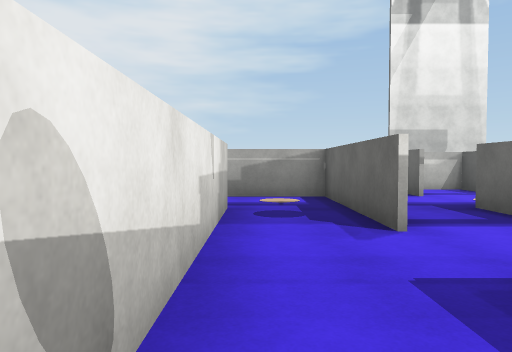
View 1 (above)

24 first-person views from a walk through a Unity game level. The camera is 1.4 m above the floor, tilts 2° down and sees 70° across. The floor is counted in squares, 2 m on a side. Each view is taken from the middle of a square. On the plan, view 1 faces up. The plan holds only what a view shows up to about 11 squares ahead; the rest is blank. The place goes on beyond the plan. The player is left out. Surface patterns are stand-ins for the level's own textures.

View 2
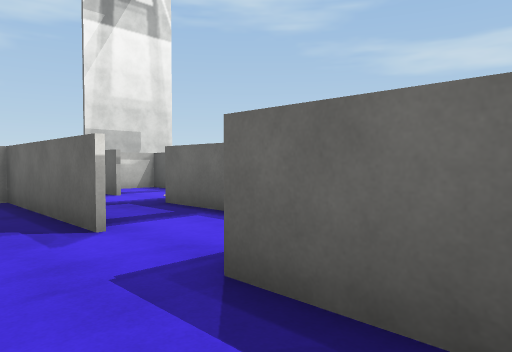

View 3
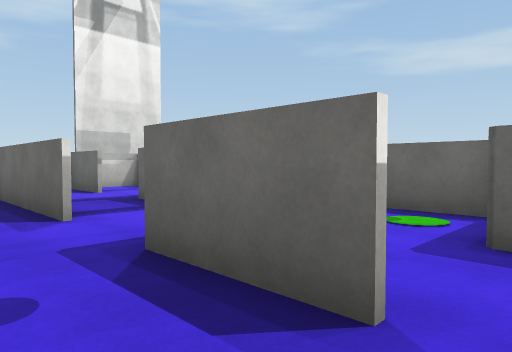

View 4
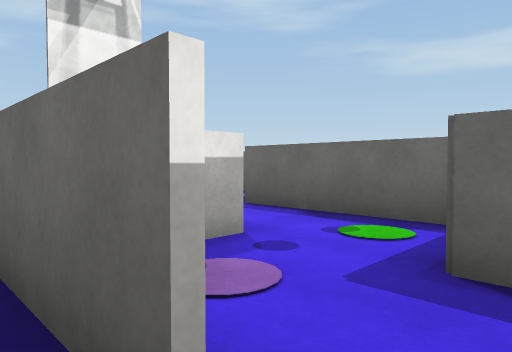

View 5
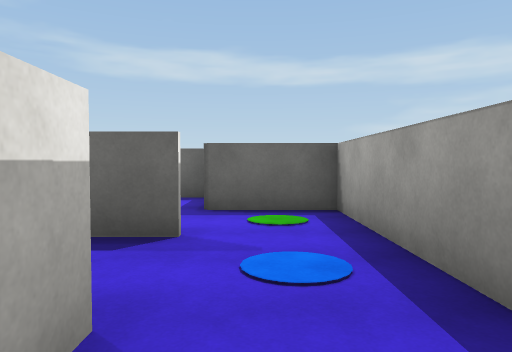

View 6
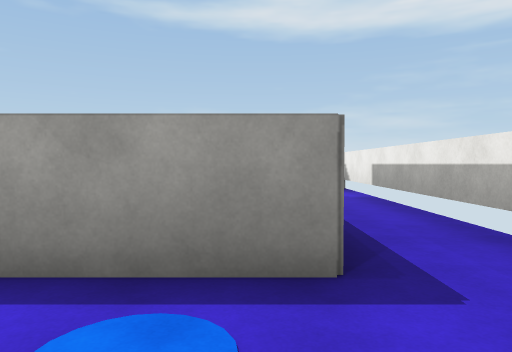

View 7
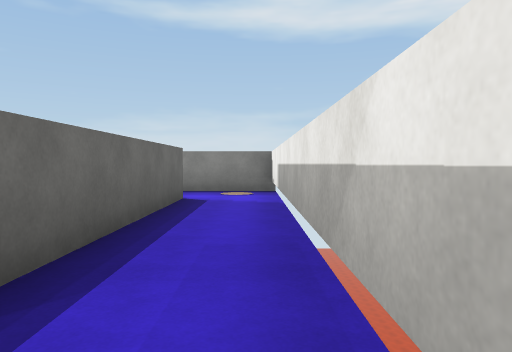

View 8
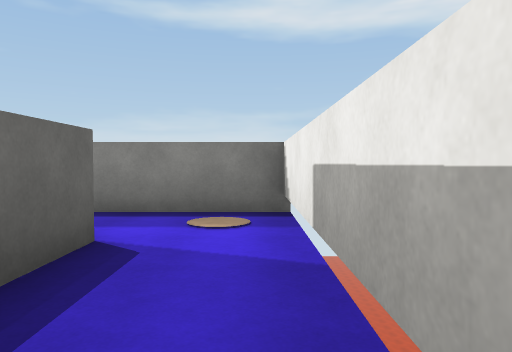

View 9
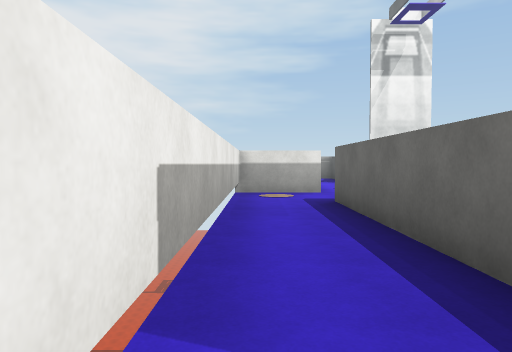

View 10
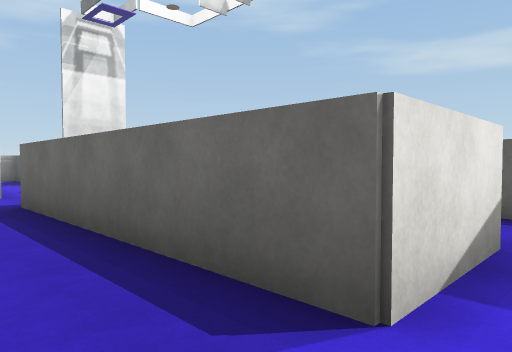

View 11
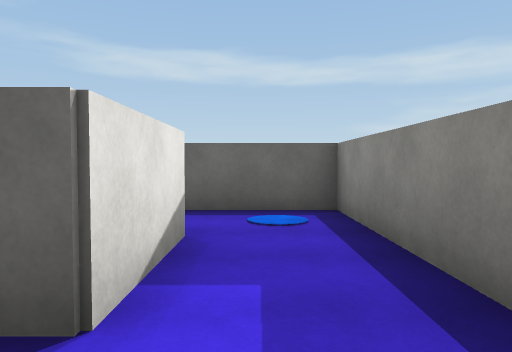

View 12
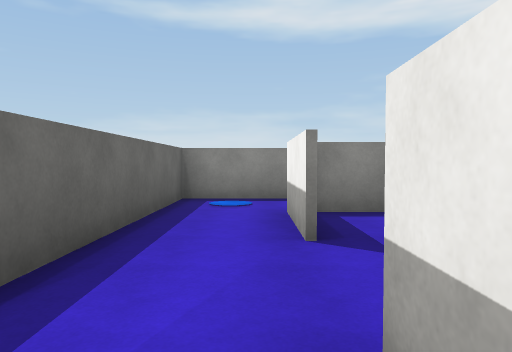

View 13
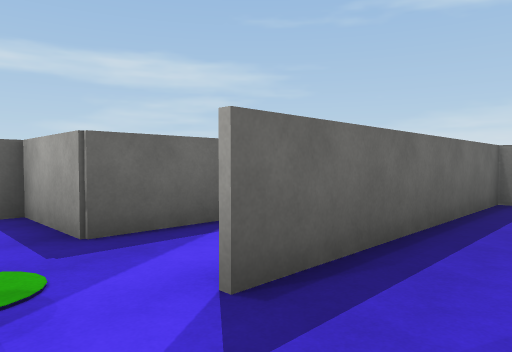

View 14
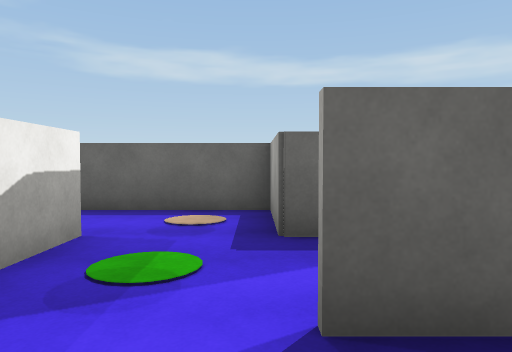

View 15
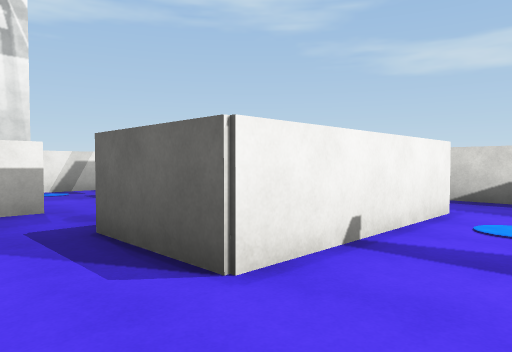

View 16
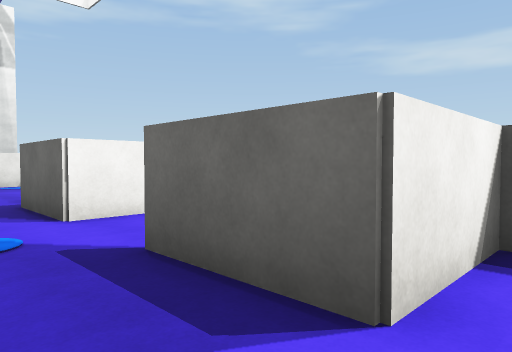

View 17
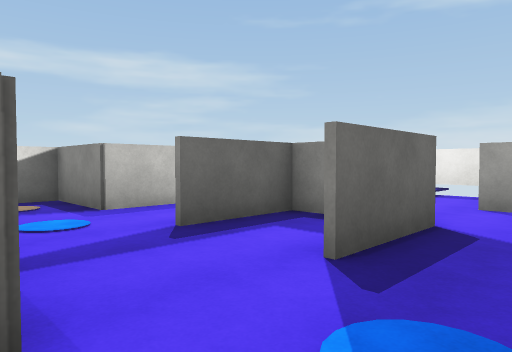

View 18
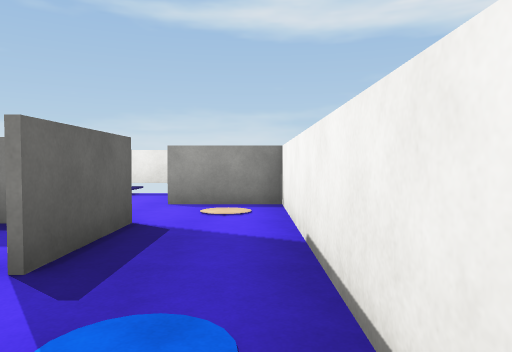

View 19
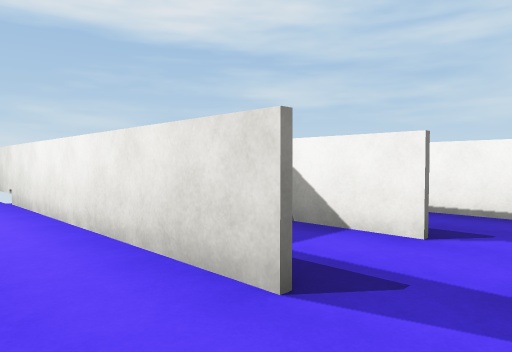

View 20
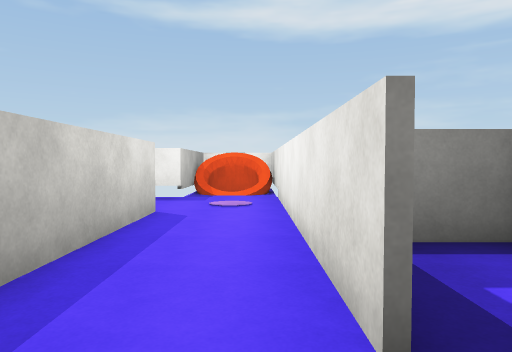

View 21
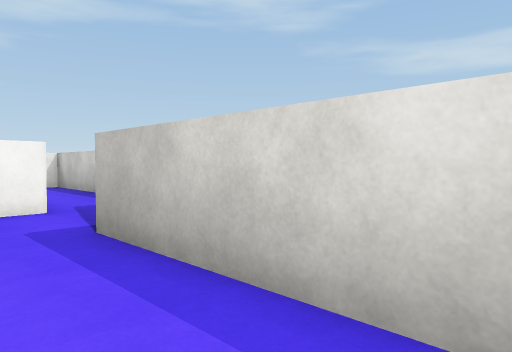

View 22
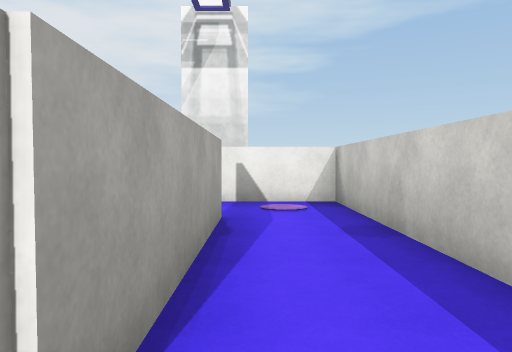

View 23
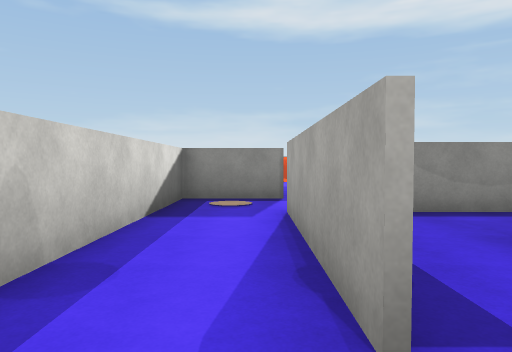

View 24
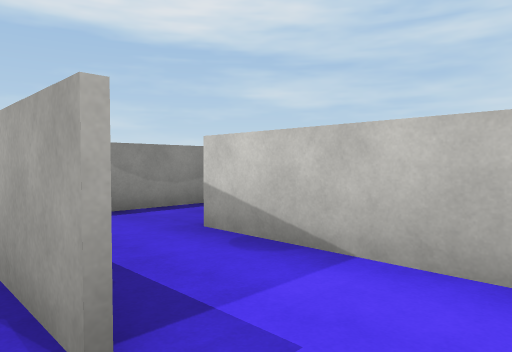

### Floor plan
Key: @ floor where view 1 was taken; # wall or solid block; . floor; v drop or lower ground.
Columns run from 3 left of view 1 to 12 right of it. Each row starts with its distance up from view 1.
 10       ###
  9       #.#
  8   ### #.
  7   ..# ..
  6    .#. #
  5   #.#.#
  4   #.#.#
  3   #...#.#
  2   #.###.####
  1   #.#...#..
  0  ##@#. ##.  ###
 -1 #.....#  .#...#
 -2 #.#######.#...#
 -3 #.# #.....#.#.#
 -4 #.# #...###.#.##
 -5 #.# ..#.#...#.#
 -6 #.# ..#.#####.#
 -7 #.#.#.#.......#
 -8 #.###.#.....###
 -9 #.....#.#.#.#
-10  ######.###.#
-11       #...#.#
-12       ###.#.##
-13          .#...
-14          .#...
-15          ##..#
-16            #v
-17            ##

Where each view was taken, in squares from view 1:
view 1: 0 up, 0 right, facing up
view 2: 0 up, 0 right, facing up-right
view 3: 1 down, 0 right, facing up-right
view 4: 1 down, 1 right, facing up-right
view 5: 1 down, 2 left, facing right
view 6: 0 up, 0 right, facing down
view 7: 1 down, 2 left, facing down
view 8: 5 down, 2 left, facing down
view 9: 9 down, 2 left, facing up
view 10: 9 down, 2 left, facing up-right
view 11: 9 down, 2 left, facing right
view 12: 3 down, 2 right, facing down
view 13: 3 down, 2 right, facing down-right
view 14: 4 down, 2 right, facing right
view 15: 8 down, 4 right, facing up-right
view 16: 11 down, 4 right, facing up-right
view 17: 6 down, 4 right, facing down-right
view 18: 6 down, 4 right, facing down
view 19: 7 down, 9 right, facing down-left
view 20: 7 down, 8 right, facing down
view 21: 12 down, 8 right, facing up-right
view 22: 7 down, 10 right, facing up
view 23: 1 down, 10 right, facing down
view 24: 1 down, 10 right, facing down-left
